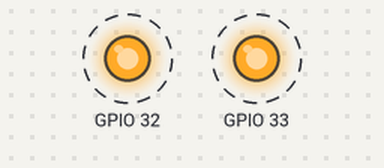
A sketch run on a simulated ESP32. On the bench: output pins drawn as LEDs (lit = HIGH). Dashed ring = blinking. No radio packets arrive unless stated; what the sketch prints to the serial monitor is not drawn.

Above: at 0.5 s.
Timing chart, 0 to 4.9 s (numbered marks = the images above):
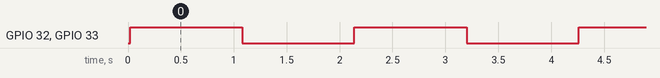

Measured:
- by itself, GPIO 32, GPIO 33: alternates HIGH for 1.1 s and LOW for 1.1 s

The sketch:

LoRaSender.ino
```cpp
#include <LoRa.h>
#include <SPI.h>
int counter = 0;
#define SCK     18 //  SX1278's SCK
#define MISO    19 //  SX1278's MISO
#define MOSI    23 //  SX1278's MOSI
#define SS      5  //  SX1278's CS
#define RST     14 //  SX1278's RESET
#define DI0     2  //  SX1278's IRQ(Interrupt Request)
#define BAND    433E6
void setup() {
  Serial.begin(9600);
  pinMode(32,OUTPUT);
  pinMode(33,OUTPUT);
  while (!Serial);

  Serial.println("LoRa Sender");
  SPI.begin(SCK,MISO,MOSI,SS);
  LoRa.setPins(SS,RST,DI0);
  if (!LoRa.begin(BAND)) {
    Serial.println("Starting LoRa failed!");
    while (1);
  }
}

void loop() {
  digitalWrite(32, !digitalRead(32));
  digitalWrite(33, !digitalRead(33));
  Serial.print("Sending packet: ");
  Serial.println(counter);
  LoRa.beginPacket();
  LoRa.print("hello ");
  LoRa.print(counter);
  LoRa.endPacket();
  counter++;
  delay(1000);
}
```
